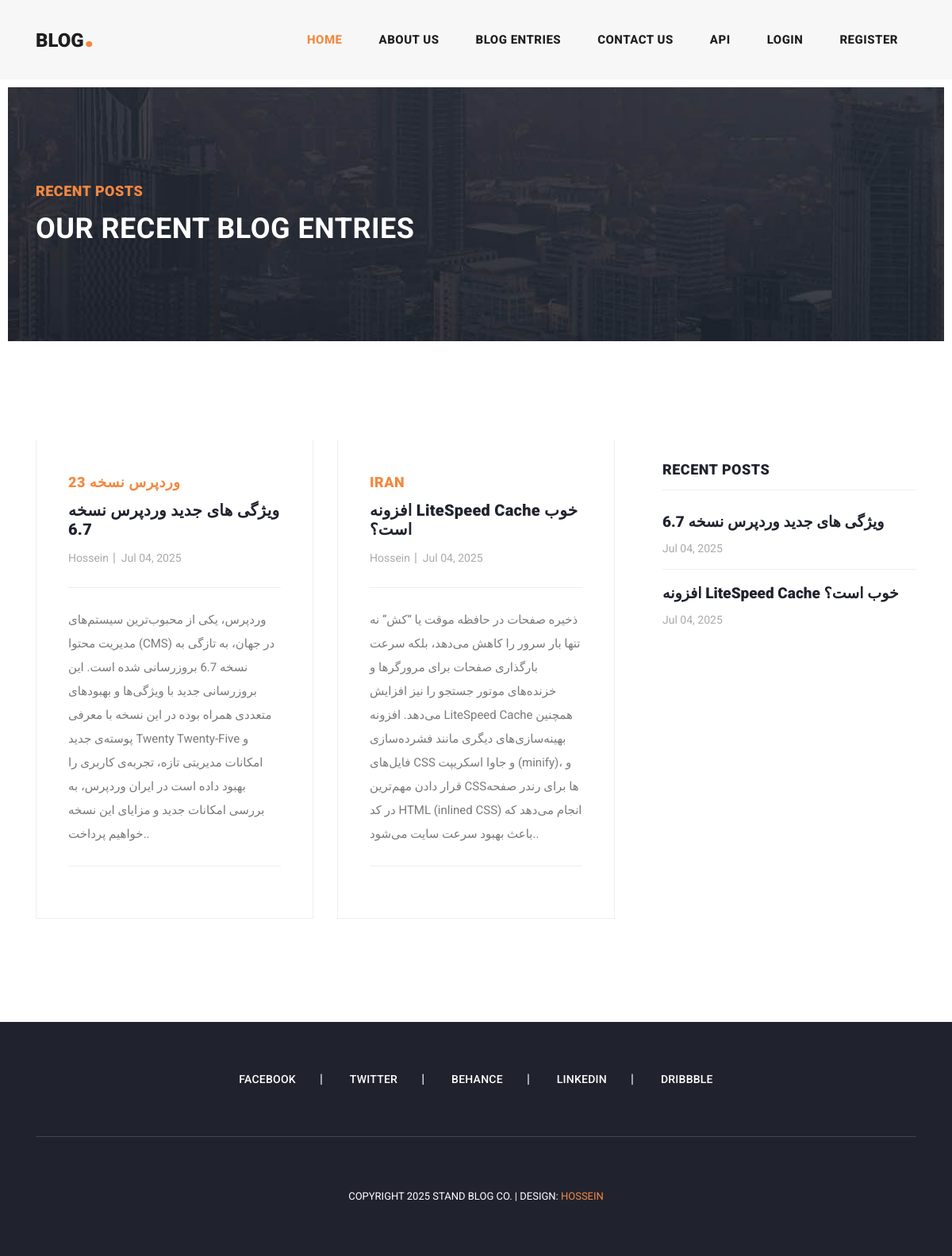
Page /blog on the committed database.
### main.py (models this page shows)
class BlogPost(db.Model):
    __tablename__ = "posts"
    id = db.Column(db.Integer, primary_key=True)
    title = db.Column(db.String(250), unique=True, nullable=False)
    subtitle = db.Column(db.String(250), nullable=False)
    discription = db.Column(db.String(250),nullable=False)
    image_url = db.Column(db.String(250),nullable=False)
    body = db.Column(db.Text, nullable=False)
    date = db.Column(db.String(250), nullable=False)
    comments = db.relationship("Comment",backref="post",lazy=True , cascade="all,delete-orphan")
    user_id = db.Column(db.Integer,db.ForeignKey("users.id"),nullable=False)

class User(db.Model,UserMixin):
    __tablename__ = "users"
    id = db.Column(db.Integer, primary_key=True)
    email = db.Column(db.String(250), unique=True, nullable=False)
    password = db.Column(db.String(250), nullable=False)
    name = db.Column(db.String(250), nullable=False)
    premium = db.Column(db.String(250), nullable=False)
    comments = db.relationship("Comment",backref="author",lazy=True)
    blogpost = db.relationship("BlogPost",backref="author",lazy=True)

### main.py (the view)
@app.route("/blog",methods=["GET","POST"])
def blog():
    now = datetime.now()
    year = now.year
    posts = BlogPost.query.all()
    recent_posts_subtitle = posts[-5:]
    return render_template("blog.html",posts = posts,recent_post=recent_posts_subtitle,current_user=current_user,year=year)

### templates/blog.html (shortened to what this page needs)
<!DOCTYPE html>
<html lang="en">
  {% include "head.html" %}
  <body>
    {% include "header.html" %}
    <div class="heading-page header-text">
      <section class="page-heading">
        <div class="container">
          <div class="row">
            <div class="col-lg-12">
              <div class="text-content">
                <h4>Recent Posts</h4>
                <h2>Our Recent Blog Entries</h2>
              </div>
            </div>
          </div>
        </div>
      </section>
    </div>
    <section class="blog-posts grid-system">
      <div class="container">
        <div class="row">
          <div class="col-lg-8">
            <div class="all-blog-posts">
              <div class="row">
                {% for post in posts: %}
                <div class="col-lg-6">
                  <div class="blog-post">
                    <div class="blog-thumb">
                    </div>
                    <div class="down-content">
                      <span>{{ post.title }}</span>
                      <a href="{{url_for('post',id=post.id)}}"><h4>{{ post.subtitle }}</h4></a>
                      <ul class="post-info">
                        <li><a href="#">{{ post.author.name }}</a></li>
                        <li><a href="#">{{ post.date }}</a></li>
                      </ul>
                      {% if current_user.id == 1: %}
                      <p>{{ post.discription }}.<a href="{{ url_for('delet_post',id=post.id) }}">❌</a></p>
                      {% else: %}
                      <p>{{ post.discription }}.</p>
                      {% endif %}
                    </div>
                  </div>
                </div>
                {% endfor %}
              </div>
            </div>
          </div>
          {% include "navbar.html" %}
        </div>
      </div>
    </section>
{% include "footer.html" %}
  </body>
</html>

### templates/navbar.html
          <div class="col-lg-4">
            <div class="sidebar">
              <div class="row">
                <div class="col-lg-12">
                </div>
                <div class="col-lg-12">
                  <div class="sidebar-item recent-posts">
                    <div class="sidebar-heading">
                      <h2>Recent Posts</h2>
                    </div>
                    <div class="content">
                      <ul>
                        {% for post in recent_post: %}
                        <li><a href="{{ url_for('post',id=post.id) }}">
                          <h5>{{ post.subtitle }}</h5>
                          <span>{{ post.date }}</span>
                        </a></li>
                        {% endfor %}
                      </ul>
                    </div>
                  </div>
                </div>
              </div>
            </div>
          </div>

### static/css/templatemo-stand-blog.css (style rules this page uses)
body { font-family: 'Roboto', sans-serif; overflow-x: hidden; text-rendering: optimizeLegibility; -webkit-font-smoothing: antialiased; -moz-osx-font-smoothing: grayscale; }
p { margin-bottom: 0px; font-size: 15px; font-weight: 400; color: #7a7a7a; line-height: 30px; }
a { text-decoration: none!important; }
ul { padding: 0; margin: 0; list-style: none; }
h1,h2,h3,h4,h5,h6 { margin: 0px; }
.heading-page { padding-top: 110px; }
.page-heading { margin: 0px 10px; padding: 120px 0px; text-align: left; background-position: center center; background-repeat: no-repeat; background-size: cover; background-image: url(../images/heading-bg.jpg); }
.page-heading .text-content h4 { color: #f48840; font-size: 18px; text-transform: uppercase; font-weight: 900; letter-spacing: 0.5px; margin-bottom: 15px; }
.page-heading .text-content h2 { color: #fff; font-size: 36px; font-weight: 700; text-transform: uppercase; letter-spacing: 0.5px; }
.blog-posts { margin-top: 100px; }
.blog-posts .blog-post { margin-bottom: 30px; }
.blog-posts .down-content { padding: 40px; border-right: 1px solid #eee; border-left: 1px solid #eee; border-bottom: 1px solid #eee; }
.blog-posts .down-content span { font-size: 18px; text-transform: uppercase; letter-spacing: 0.5px; font-weight: 900; color: #f48840; }
.blog-posts .down-content h4 { font-size: 24px; text-transform: capitalize; letter-spacing: 0.5px; font-weight: 900; color: #20232e; margin: 10px 0px 12px 0px; }
.blog-posts .down-content ul.post-info li { display: inline-block; margin-right: 8px; }
.blog-posts .down-content ul.post-info li:after { content: '|'; color: #aaa; margin-left: 8px; }
.blog-posts .down-content h4 { font-size: 20px; letter-spacing: 0.25px; }
.grid-system .down-content ul.post-info li { margin-right: 3px; }
.grid-system .down-content ul.post-info li:after { margin-left: 5px; }
.blog-posts .down-content ul.post-info li:last-child::after { display: none; }
.blog-posts .down-content ul.post-info li a { font-size: 14px; color: #aaa; font-weight: 400; transition: all .3s; }
.blog-posts .down-content p { padding: 25px 0px; margin: 25px 0px; border-top: 1px solid #eee; border-bottom: 1px solid #eee; }
.blog-posts .sidebar-heading h2 { font-size: 18px; text-transform: uppercase; font-weight: 900; letter-spacing: 0.5px; color: #20232e; border-bottom: 1px solid #eee; padding-bottom: 15px; margin-bottom: 25px; }
.sidebar { margin-left: 30px; }
.sidebar .sidebar-item { margin-top: 50px; }
.sidebar .sidebar-heading h2 { font-size: 18px; text-transform: uppercase; font-weight: 900; letter-spacing: 0.5px; color: #20232e; border-bottom: 1px solid #eee; padding-bottom: 15px; margin-bottom: 25px; }
.sidebar .recent-posts ul li { margin-bottom: 15px; padding-bottom: 15px; border-bottom: 1px solid #eee; }
.sidebar .recent-posts ul li:last-child { margin-bottom: 0px; padding-bottom: 0px; border-bottom: none; }
.sidebar .recent-posts ul li h5 { font-size: 19px; font-weight: 900; color: #20232e; line-height: 30px; transition: all 0.3s; }
.sidebar .recent-posts ul li span { display: block; font-size: 14px; color: #aaa; margin-top: 8px; }

### rows in the picture
BlogPost: title "وردپرس نسخه 23", subtitle "ویژگی های جدید وردپرس نسخه 6.7", author.name "Hossein", date "Jul 04, 2025", discription "وردپرس، یکی از محبوب‌ترین سیستم‌های مدیریت محتوا (CMS) در جهان، به تازگی به نسخه 6.7 بروزرسانی شده است. این بروزرسانی جدید با ویژگی‌ها و بهبودهای متعددی همراه بوده در این نسخه با معرفی پوسته‌ی جدید Twenty Twenty-Five و امکانات مدیریتی تازه، تجربه‌ی کاربری را بهبود داده است در ایران وردپرس، به بررسی امکانات جدید و مزایای این نسخه خواهیم پرداخت."
BlogPost: title "IRAN", subtitle "افزونه LiteSpeed Cache خوب است؟", author.name "Hossein", date "Jul 04, 2025", discription "ذخیره صفحات در حافظه موقت یا “کش” نه تنها بار سرور را کاهش می‌دهد، بلکه سرعت بارگذاری صفحات برای مرورگرها و خزنده‌های موتور جستجو را نیز افزایش می‌دهد. افزونه LiteSpeed Cache همچنین بهینه‌سازی‌های دیگری مانند فشرده‌سازی فایل‌های CSS و جاوا اسکریپت (minify)، و قرار دادن مهم‌ترین CSS‌ها برای رندر صفحه در کد HTML (inlined CSS) انجام می‌دهد که باعث بهبود سرعت سایت می‌شود."
